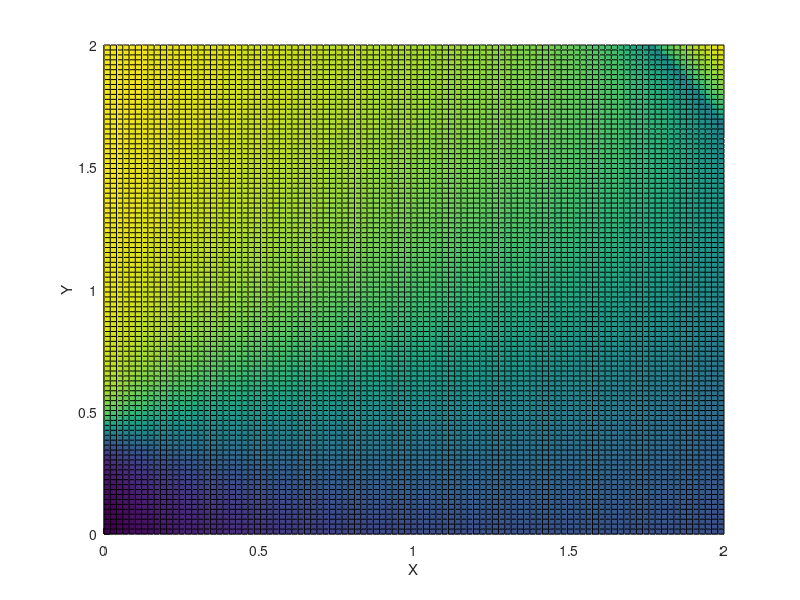
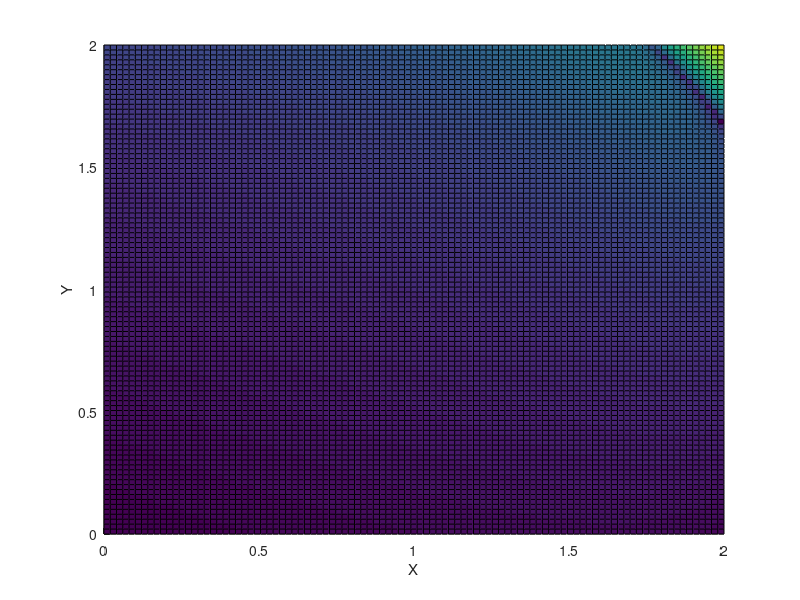
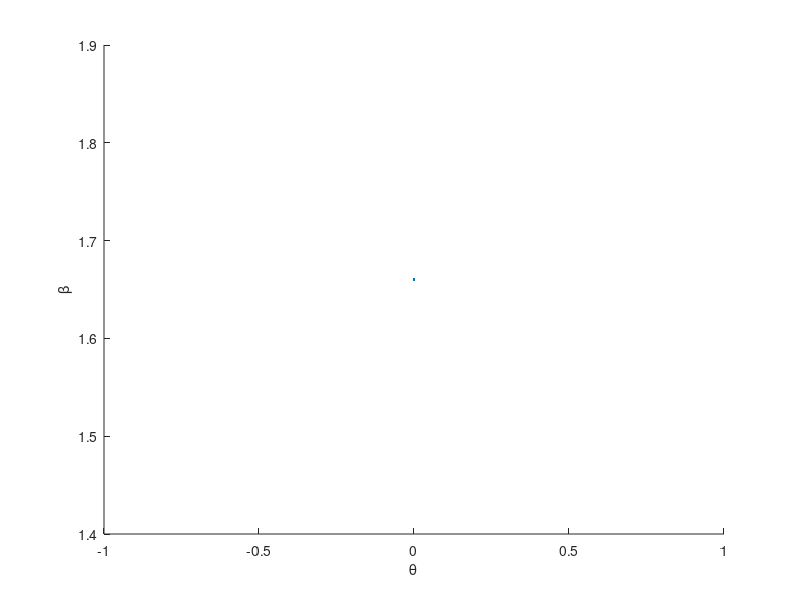

Source code (MATLAB) for these figures, in order:
% Figuring out when the function to find beta angle becomes undefined

x = linspace(0, 2, 100);
y = linspace(0, 2, 100);
[x_2, y_2] = meshgrid(x, y);
m_1 = -0.153543;
m_2 = 0.405512;
d = 3.052717;
l = 0.568898;

a = (4*l*m_1 - 4*l*x_2).^2;
b = d^2 - l^2 + 2*l*m_2 - 2*l*y_2 - m_1^2 + 2*m_1*x_2 - m_2^2 + 2*m_2*y_2 - x_2.^2 - y_2.^2;
c = d^2 - l^2 - 2*l*m_2 + 2*l*y_2 - m_1^2 + 2*m_1*x_2 - m_2^2 + 2*m_2*y_2 - x_2.^2 - y_2.^2;
top = sqrt(a - 4.*b.*c) - 2*l*m_1 + 2*l.*x_2; 
bottom = d^2 - l^2 + 2*l*m_2 - 2*l*y_2 - m_1^2 + 2*m_1*x_2 - m_2^2 + 2*m_2*y_2 - x_2.^2 - y_2.^2;
beta = 2*(atan(0.5*top./bottom));

top = sqrt(abs(a - 4.*b.*c)) - 2*l*m_1 + 2*l.*x_2; 
bottom = d^2 - l^2 + 2*l*m_2 - 2*l*y_2 - m_1^2 + 2*m_1*x_2 - m_2^2 + 2*m_2*y_2 - x_2.^2 - y_2.^2;
abs_beta = 2*(atan(0.5*top./bottom));

real_beta = real(beta);
pos_beta = abs(real_beta);
deg_beta = real_beta * 180/3.1415;

figure;
hold on
surf(x_2, y_2, real_beta)
xlabel('X')
ylabel('Y')
zlabel('Z')

figure(2);
hold on
surf(x_2, y_2, abs_beta)
xlabel('X')
ylabel('Y')
zlabel('Z')

%% 
%graphing beta over the feasible range that x1, y1 can be at

f = 2.15178; % fin length
d = 3.052717; % steering length
l = 0.483608; %rudder length

m_1 = -0.153543;
m_2 = 0.405512;

theta = 0;% linspace(0, 3.1415/2, 100); %all trig in radians

x_1 = -f*sin(theta);
y_1 = -f*cos(theta);

% calculate beta for alpha to stay at 0 throughout cycle
% x_2 = l* sin(theta + alpha) + x_1;
% y_2 = -l * cos(theta + alpha) + y_1;
x_2 = (l + f) * sin(theta);
y_2 = -(l + f) * cos(theta);

a = (4*l*m_1 - 4*l*x_2).^2;
%a = (4*l*x_2 - 4*l*m_1).^2;
b = d^2 - l^2 + 2*l*m_2 - 2*l*y_2 - m_1^2 + 2*m_1*x_2 - m_2^2 + 2*m_2*y_2 - x_2.^2 - y_2.^2;
c = d^2 - l^2 - 2*l*m_2 + 2*l*y_2 - m_1^2 + 2*m_1*x_2 - m_2^2 + 2*m_2*y_2 - x_2.^2 - y_2.^2;
top = sqrt(a - 4.*b.*c) - 2*l*m_1 + 2*l.*x_2; 
bottom = d^2 - l^2 + 2*l*m_2 - 2*l*y_2 - m_1^2 + 2*m_1*x_2 - m_2^2 + 2*m_2*y_2 - x_2.^2 - y_2.^2;
beta = 2*(atan(0.5*top./bottom));

deg_beta = beta * 180 / 3.1415;

figure(3);
hold on
plot(theta, beta)
xlabel('\theta')
ylabel('\beta')
